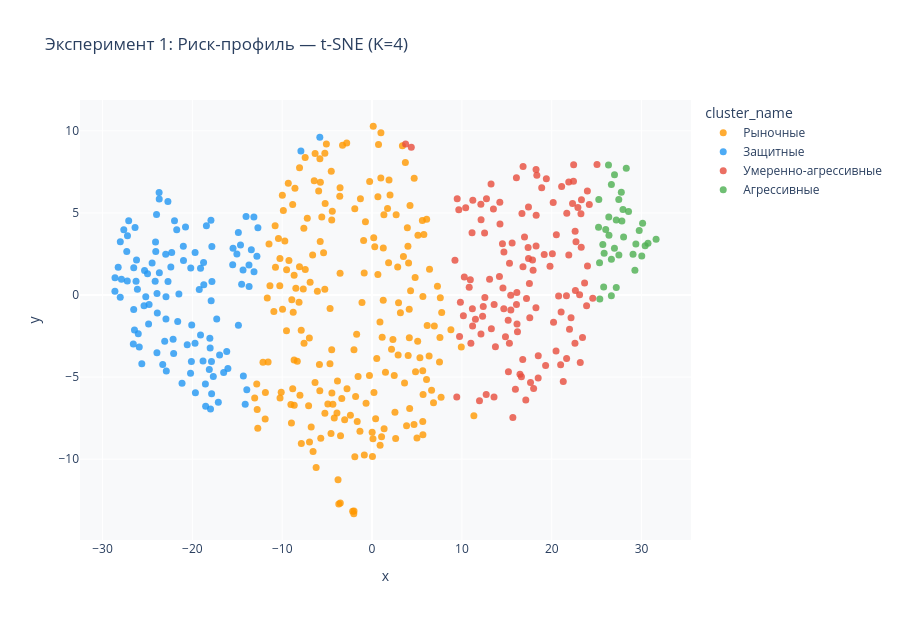

Here is the notebook cell this chart was saved with:
### Markdown cell above
## 12. t-SNE карта и секторальный состав

### Code cell
print("Вычисляем t-SNE...")
coords = TSNE(n_components=2, perplexity=40, random_state=42,
              learning_rate='auto', max_iter=1500).fit_transform(X_scaled)

tsne_df = pd.DataFrame({
    'x': coords[:,0], 'y': coords[:,1],
    'ticker'       : X_raw.index,
    'cluster'      : labels_km,
    'cluster_name' : [CLUSTER_NAMES[c][0] for c in labels_km],
    'sector'       : X_result['sector'].values,
    'uncertainty'  : uncertainty_idx,
    'sigma'        : X_raw['sigma'].round(3).values,
    'beta'         : X_raw['beta'].round(3).values,
    #'cvar_95'      : X_raw['cvar_95'].round(3).values,
})

color_map = {CLUSTER_NAMES[c][0]: CLUSTER_NAMES[c][1]
             for c in CLUSTER_NAMES}
fig = px.scatter(
    tsne_df, x='x', y='y', color='cluster_name',
    color_discrete_map=color_map,
    hover_name='ticker',
    hover_data=['sector','sigma','beta','uncertainty'],
    title=f'{EXP_NAME} — t-SNE (K={K_FINAL})',
    width=900, height=620
)
fig.update_traces(marker=dict(size=7, opacity=0.8))
fig.update_layout(plot_bgcolor='#f8f9fa')
fig.write_html(f'{SAVE_PREFIX}_tsne.html')
fig.show()

# Секторальный состав
cross = pd.crosstab(
    X_result['cluster_km'].map(
        lambda c: CLUSTER_NAMES.get(c,(str(c),))[0]
    ),
    X_result['sector'], normalize='index'
).round(2)

fig2, ax = plt.subplots(figsize=(14, 5))
sns.heatmap(cross, annot=True, fmt='.2f', cmap='YlOrRd',
            linewidths=0.5, annot_kws={'size': 8}, ax=ax)
ax.set_title(f'{EXP_NAME} — Секторальный состав',
             fontsize=12, fontweight='bold')
plt.xticks(rotation=40, ha='right', fontsize=8)
plt.tight_layout()
plt.savefig(f'{SAVE_PREFIX}_sector.png', dpi=150, bbox_inches='tight')
plt.show()

### Figure 1 — Plotly figure (JSON) as saved in the notebook; plotly's stock layout.template omitted (floating-point values rounded to 4 significant figures; data arrays with more than 128 entries replaced by an {"elided": "..."} marker saying what was removed)
{"data": [{"customdata": {"elided": "206x4 mixed values"}, "hovertemplate": "<b>%{hovertext}</b><br><br>cluster_name=Рыночные<br>x=%{x}<br>y=%{y}<br>sector=%{customdata[0]}<br>sigma=%{customdata[1]}<br>beta=%{customdata[2]}<br>uncertainty=%{customdata[3]}<extra></extra>", "hovertext": {"elided": "206 str values"}, "legendgroup": "Рыночные", "marker": {"color": "#FF9800", "opacity": 0.8, "size": 7, "symbol": "circle"}, "mode": "markers", "name": "Рыночные", "orientation": "v", "showlegend": true, "type": "scatter", "x": {"elided": "206 float values"}, "xaxis": "x", "y": {"elided": "206 float values"}, "yaxis": "y"}, {"customdata": {"elided": "114x4 mixed values"}, "hovertemplate": "<b>%{hovertext}</b><br><br>cluster_name=Защитные<br>x=%{x}<br>y=%{y}<br>sector=%{customdata[0]}<br>sigma=%{customdata[1]}<br>beta=%{customdata[2]}<br>uncertainty=%{customdata[3]}<extra></extra>", "hovertext": ["ABBV", "ABT", "AEE", "AEP", "AJG", "AKAM", "ALL", "AMGN", "AON", "APD", "ATO", "AWK", "LNT", "MO", "T", "AZO", "BDX", "BMY", "BR", "BRK-B", "BRO", "CAH", "CBOE", "CHRW", "COR", "CPB", "CAG", "CB", "CHD", "CL", "CLX", "CME", "CMS", "COST", "DHR", "ED", "KO", "DPZ", "DTE", "DUK", "EA", "EIX", "ES", "ETR", "EVRG", "EXC", "EXPD", "FAST", "FDS", "GD", "GILD", "GIS", "HRL", "HSIC", "HSY", "IBM", "IEX", "ITW", "ICE", "JKHY", "JNJ", "KDP", "KMB", "KR", "LDOS", "LHX", "LIN", "LLY", "LMT", "MCD", "MCK", "MDLZ", "MDT", "MKC", "MNST", "MRK", "MRSH", "MSI", "NDAQ", "NI", "NOC", "ORLY", "DGX", "PCAR", "PEG", "PEP", "PFE", "PG", "PGR", "PKG", "PM", "PNW", "PSA", "REGN", "ROL", "RSG", "ROP", "SJM", "SO", "SRE", "STE", "TMO", "TMUS", "TSCO", "UNH", "UNP", "VRSK", "VRTX", "VZ", "WEC", "WM", "WMT", "WTW", "XEL"], "legendgroup": "Защитные", "marker": {"color": "#2196F3", "opacity": 0.8, "size": 7, "symbol": "circle"}, "mode": "markers", "name": "Защитные", "orientation": "v", "showlegend": true, "type": "scatter", "x": [-24.48, -20.57, -24.87, -24.99, -18.05, -15.51, -13.7, -26.02, -17.91, -18.52, -23.93, -19.23, -24.14, -21.99, -21.01, -15.47, -26.27, -22.72, -18.02, -21.63, -17.67, -22.9, -20.76, -18.44, -25.91, -27.63, -26.38, -12.82, -27.3, -28.62, -23.7, -18.73, -26.12, -22.94, -16.97, -26.52, -22.71, -5.814, -14.88, -22.4, -26.44, -13.44, -17.83, -15.05, -17.82, -14.88, -19.09, -17.98, -17.11, -14.02, -26.22, -28.02, -23.69, -14.36, -24.07, -17.29, -17.87, -14.12, -19.71, -22.14, -28.61, -24.1, -28.26, -27.09, -13.14, -19.09, -18.55, -25.63, -22.97, -21.5, -23.3, -24.82, -13.15, -21.74, -21.15, -27.24, -20.07, -17.86, -13.94, -23.08, -26.53, -14.64, -22.3, -16.17, -19.7, -25.38, -7.919, -28.03, -26.57, -19.66, -23.9, -18.75, -20.99, -17.93, -23.94, -22.94, -18.12, -27.22, -20.18, -12.71, -16.51, -18.81, -22.09, -14.52, -16.05, -14.32, -20.2, -13.69, -23.99, -25.32, -25.19, -27.89, -20.11, -23.67], "xaxis": "x", "y": [1.952, -3.033, -1.766, 1.298, -2.639, 1.849, 1.827, -2.362, -0.3494, -6.769, 0.08929, 0.3406, 0.8367, 4.526, 2.966, 2.842, 0.8399, 5.7, -3.235, -1.611, -4.971, -4.626, 4.139, 4.219, -3.164, 3.968, 4.106, 2.36, 2.652, 0.2284, 6.236, 0.628, 0.3451, -1.458, -3.654, 1.659, 0.8199, 9.605, 3.808, 1.712, -2.133, 2.754, 2.956, 2.502, 0.8214, -1.845, -2.442, -6.945, -6.527, 4.774, 2.13, 3.236, 5.849, 1.528, 2.655, -1.459, -4.043, -6.656, -2.942, -2.696, 1.047, 3.222, 1.697, 4.516, 1.42, 1.625, -5.419, -4.192, 2.476, 0.05797, -4.228, -0.5792, 4.758, 3.973, -5.371, 0.8595, -1.828, -6.016, -5.763, -2.814, -0.8828, 3.05, 2.587, -3.434, 2.596, -0.6575, 8.776, -0.1314, -2.99, -5.956, -1.098, 1.975, 2.102, 4.557, -3.515, -0.1059, -4.543, 3.606, 1.642, 4.097, -4.719, -4.014, -3.558, 0.6518, -4.476, -4.938, -4.772, 0.5237, 4.898, 1.494, -0.1127, 0.9525, -4.05, 1.36], "yaxis": "y"}, {"customdata": {"elided": "126x4 mixed values"}, "hovertemplate": "<b>%{hovertext}</b><br><br>cluster_name=Умеренно-агрессивные<br>x=%{x}<br>y=%{y}<br>sector=%{customdata[0]}<br>sigma=%{customdata[1]}<br>beta=%{customdata[2]}<br>uncertainty=%{customdata[3]}<extra></extra>", "hovertext": ["ADBE", "AES", "AIG", "AMAT", "AMP", "ANET", "APO", "APTV", "AXP", "ADSK", "AVGO", "AXON", "BBY", "BIIB", "BKR", "BX", "BXP", "CBRE", "CF", "COF", "CRL", "C", "CFG", "CIEN", "COP", "DAL", "DECK", "DELL", "DRI", "DXCM", "FIX", "DD", "DHI", "DOW", "EL", "EOG", "EXPE", "FICO", "FIS", "FITB", "SATS", "BEN", "F", "FCX", "FSLR", "FTNT", "GE", "GL", "GM", "GPN", "HAS", "HBAN", "HPE", "HST", "HWM", "INTC", "INTU", "IVZ", "JBL", "KEY", "KIM", "KKR", "KLAC", "LEN", "LITE", "LRCX", "LULU", "LVS", "LYB", "LYV", "MPC", "MTB", "PODD", "MAR", "MCHP", "META", "MPWR", "MS", "MU", "NFLX", "NUE", "NXPI", "OKE", "PFG", "PH", "PHM", "PRU", "PSX", "PYPL", "QCOM", "RF", "RL", "CRM", "LUV", "NOW", "SLB", "SPG", "STLD", "STT", "STX", "SWK", "SWKS", "SYF", "SYY", "TDG", "TER", "TKO", "TPL", "TROW", "TXT", "TFC", "TRMB", "UHS", "ULTA", "URI", "VLO", "VST", "VTR", "VTRS", "WDAY", "WDC", "WELL", "WFC", "WSM", "WY", "ZBRA"], "legendgroup": "Умеренно-агрессивные", "marker": {"color": "#e74c3c", "opacity": 0.8, "size": 7, "symbol": "circle"}, "mode": "markers", "name": "Умеренно-агрессивные", "orientation": "v", "showlegend": true, "type": "scatter", "x": [15.43, 10.94, 15.59, 22.58, 19.32, 15.18, 18.5, 23.98, 12.7, 16.77, 17.64, 18.88, 10.17, 16.81, 18.27, 18.49, 12.13, 13.73, 13.25, 21.04, 14.51, 16.13, 21.64, 11.0, 17.41, 22.6, 13.28, 17.37, 21.68, 18.34, 15.96, 9.655, 11.17, 11.13, 22.44, 21.1, 23.28, 16.47, 9.477, 20.76, 25.04, 13.59, 17.41, 24.56, 18.25, 15.67, 13.08, 12.74, 17.51, 15.15, 11.22, 12.38, 9.832, 11.19, 19.16, 20.51, 13.58, 23.1, 17.56, 23.66, 14.24, 17.98, 21.28, 16.8, 22.7, 23.42, 12.3, 16.97, 14.68, 18.26, 22.91, 9.739, 16.07, 12.52, 20.99, 23.31, 23.17, 9.431, 21.65, 21.89, 11.51, 20.48, 24.18, 15.45, 15.29, 17.93, 16.07, 14.22, 23.97, 17.11, 18.24, 12.12, 14.57, 13.51, 16.62, 22.31, 23.25, 17.86, 11.96, 10.27, 19.81, 20.2, 22.63, 10.42, 15.3, 21.98, 3.735, 19.4, 14.85, 16.12, 17.19, 14.66, 10.81, 16.69, 22.15, 20.16, 9.228, 22.42, 4.368, 12.56, 23.88, 12.11, 14.18, 21.9, 16.19, 20.07], "xaxis": "x", "y": [-0.01099, 0.9271, 3.174, -2.945, -4.291, -4.67, -3.7, 1.77, -6.065, -3.935, -5.329, 6.535, -1.261, 7.82, 4.859, -5.058, 4.584, -3.15, 6.764, -1.033, 3.125, -1.768, -0.04698, -2.935, 5.366, 3.875, -2.051, 2.895, 4.987, 7.287, -5.736, 5.195, -0.8406, 3.799, 7.926, 6.602, 2.906, -4.824, 5.86, -0.06237, 7.955, -0.5752, 2.216, -0.196, 7.64, -7.456, 0.959, 5.861, 0.6969, -1.532, 5.773, -0.6963, -0.4354, -1.881, 2.461, 3.672, -6.206, 0.0221, -1.389, 0.7292, 4.322, -5.69, -5.261, 1.724, 3.246, -2.587, -1.296, 3.536, 2.612, 2.984, 5.332, -2.522, 7.135, 3.783, -4.25, 5.795, -4.105, -6.209, -3.868, 6.878, -1.471, -3.414, 5.507, -0.917, -2.944, 1.509, -0.5798, 5.644, 6.33, -6.401, -0.776, -2.382, 0.4192, 5.239, -4.978, 5.576, 4.954, 2.129, -6.443, 1.096, 1.748, -1.655, 0.2795, 5.312, 1.94, -2.088, 9.2, 7.086, -2.543, 0.1464, -0.2082, -0.8335, 0.4789, 4.96, -1.388, 5.636, 2.12, 6.931, 8.999, -0.1542, -0.6504, 5.525, 1.134, 2.43, -2.233, 2.51], "yaxis": "y"}, {"customdata": {"elided": "35x4 mixed values"}, "hovertemplate": "<b>%{hovertext}</b><br><br>cluster_name=Агрессивные<br>x=%{x}<br>y=%{y}<br>sector=%{customdata[0]}<br>sigma=%{customdata[1]}<br>beta=%{customdata[2]}<br>uncertainty=%{customdata[3]}<extra></extra>", "hovertext": ["ALB", "ALGN", "AMD", "APA", "BA", "BLDR", "CCL", "CVNA", "XYZ", "COHR", "DVN", "EPAM", "EQT", "FANG", "GNRC", "HAL", "MGM", "MOS", "MRNA", "NCLH", "NVDA", "OXY", "ON", "PCG", "PSKY", "RCL", "SMCI", "TPR", "TRGP", "TSLA", "TTD", "UAL", "VRT", "WBD", "WYNN"], "legendgroup": "Агрессивные", "marker": {"color": "#4CAF50", "opacity": 0.8, "size": 7, "symbol": "circle"}, "mode": "markers", "name": "Агрессивные", "orientation": "v", "showlegend": true, "type": "scatter", "x": [26.01, 26.98, 25.78, 29.74, 25.21, 25.35, 30.4, 31.61, 30.02, 26.64, 27.81, 26.37, 26.32, 27.46, 26.35, 27.18, 27.47, 25.24, 28.3, 30.71, 26.64, 28.55, 27.18, 26.99, 27.74, 29.36, 30.11, 25.32, 27.93, 29.05, 29.26, 28.0, 25.69, 26.64, 25.83], "xaxis": "x", "y": [3.993, 2.847, 0.4866, 3.932, 4.121, -0.2441, 3.003, 3.388, 2.369, 2.172, 4.505, 3.632, 7.923, 5.824, 4.757, 4.563, 2.44, 5.814, 7.72, 3.149, -0.04234, 5.09, 0.4594, 7.319, 6.263, 3.109, 4.37, 1.969, 5.207, 2.477, 1.507, 3.534, 3.082, 6.726, 2.543], "yaxis": "y"}], "layout": {"height": 620, "legend": {"title": {"text": "cluster_name"}, "tracegroupgap": 0}, "plot_bgcolor": "#f8f9fa", "title": {"text": "Эксперимент 1: Риск-профиль — t-SNE (K=4)"}, "width": 900, "xaxis": {"anchor": "y", "domain": [0, 1], "title": {"text": "x"}}, "yaxis": {"anchor": "x", "domain": [0, 1], "title": {"text": "y"}}}}
